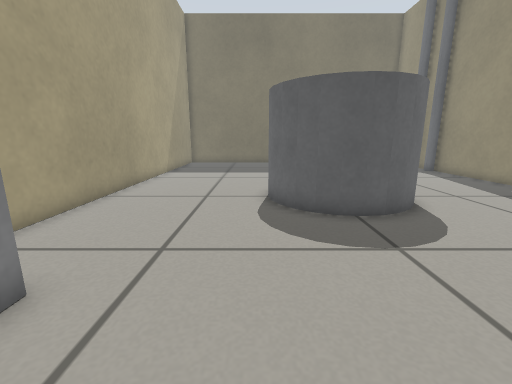
[1] (above)

15 first-person views from a walk through a world built for the Gazebo simulator. The camera is 0.46 m above the floor, tilts 12° down and sees 90° across. The floor is counted in squares, 0.2 m on a side. Each view is taken from the middle of a square. On the plan, view 1 faces up. The plan holds only what a view shows up to about 17 squares ahead; the rest is blank.

[2]
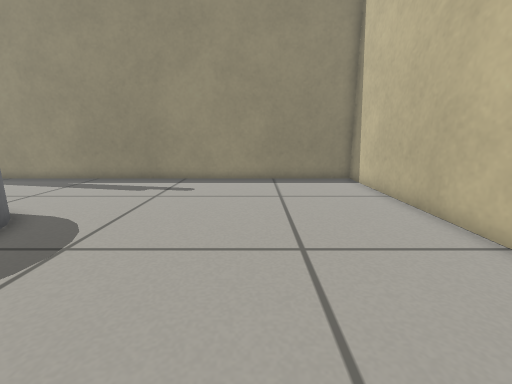

[3]
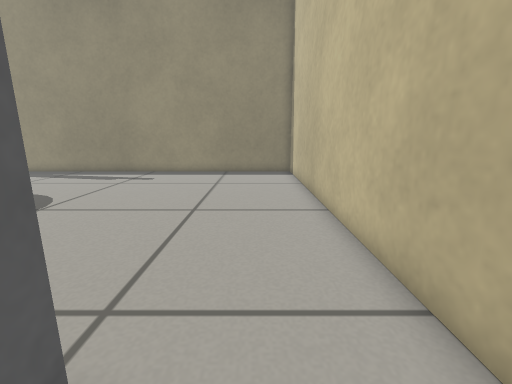

[4]
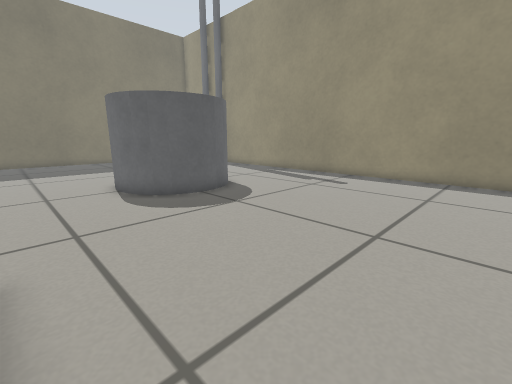

[5]
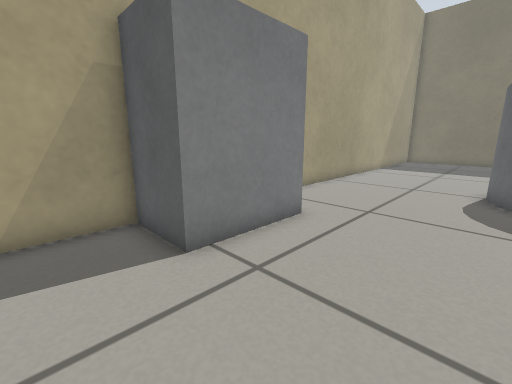

[6]
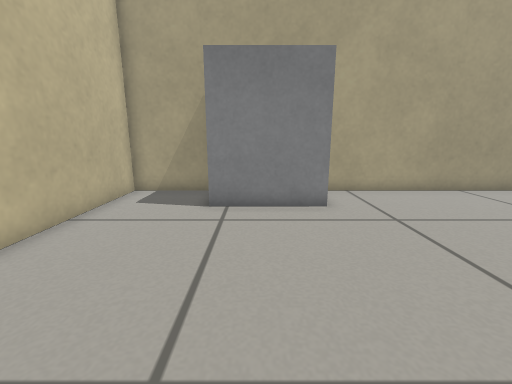

[7]
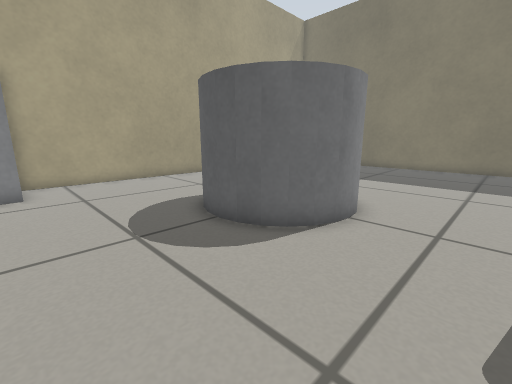

[8]
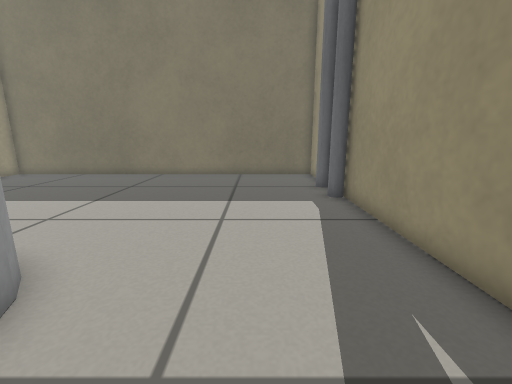

[9]
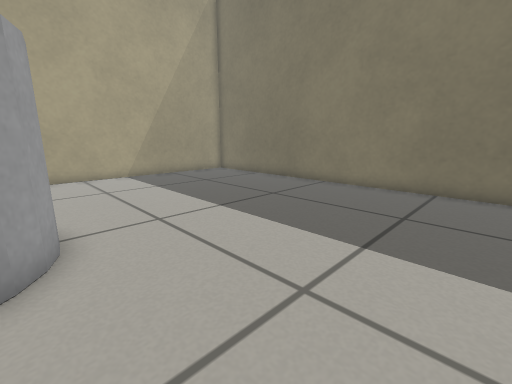

[10]
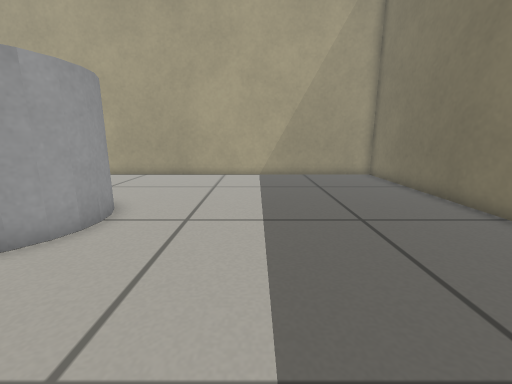

[11]
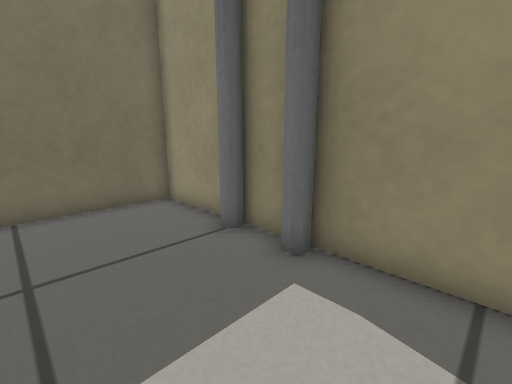

[12]
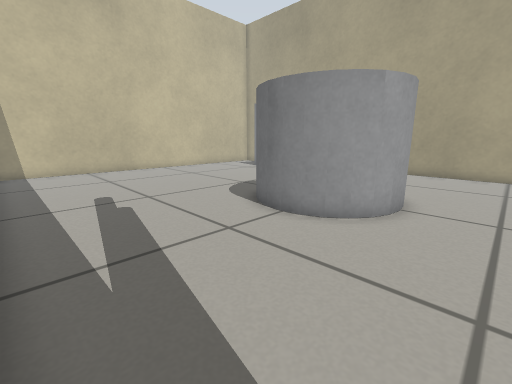

[13]
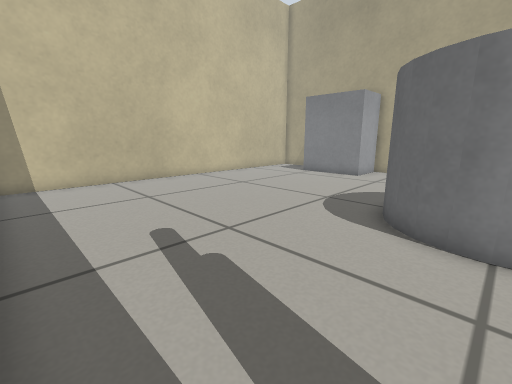

[14]
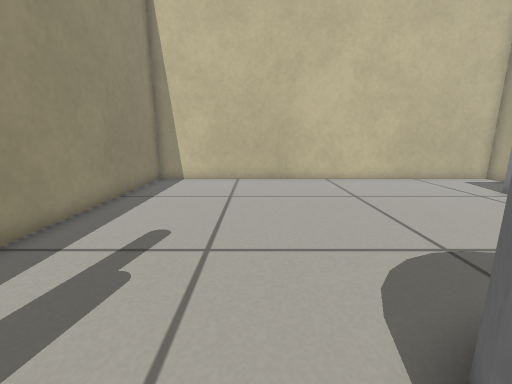

[15]
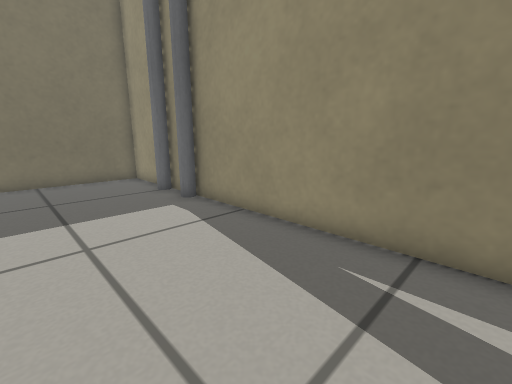

### Floor plan
Key: @ floor where view 1 was taken; # wall or solid block; . floor; P grey pole; C grey cylinder; B grey box.
Columns run from 6 left of view 1 to 13 right of it. Each row starts with its distance up from view 1.
 24 ####################
 23 #..................#
 22 #..................#
 21 #..................#
 20 #.................P#
 19 #..................#
 18 #.................P#
 17 #..................#
 16 #..................#
 15 #..................#
 14 #..................#
 13 #..................#
 12 #.......CCCC.......#
 11 #......C   C.......#
 10 #......C    C......#
  9 #......C   C.......#
  8 #......CCCCC.......#
  7 #........C.........#
  6 #..................#
  5 #..................#
  4 #..................#
  3 #BB................#
  2   B................#
  1   B................#
  0  BB...@............#
 -1 #..................#
 -2 #..................#
 -3 #..................#
 -4 #..................#
 -5 ####################

Where each view was taken, in squares from view 1:
view 1: 0 up, 0 right, facing up
view 2: 1 up, 2 left, facing right
view 3: 2 down, 5 left, facing right
view 4: 2 down, 3 left, facing up-right
view 5: 3 down, 1 right, facing up-left
view 6: 1 up, 5 right, facing left
view 7: 3 up, 9 right, facing up-left
view 8: 8 up, 9 right, facing up
view 9: 12 up, 10 right, facing up-left
view 10: 17 up, 10 right, facing left
view 11: 15 up, 8 right, facing up-right
view 12: 15 up, 12 right, facing down-left
view 13: 10 up, 12 right, facing down-left
view 14: 10 up, 7 right, facing down
view 15: 9 up, 7 right, facing up-right
